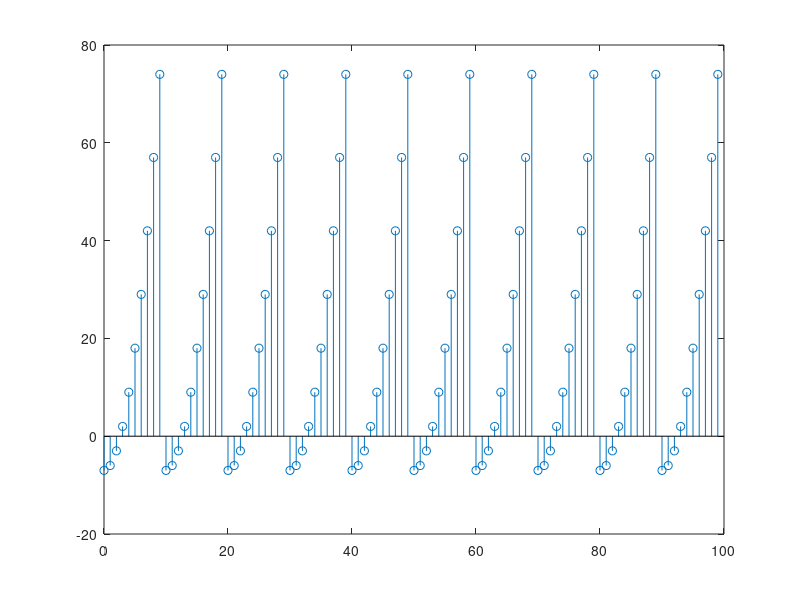

This chart was generated by the following MATLAB code:
n = 0:1:99;
y = zeros(1, 100);

for i = 0:99
    x = i;
    while (x>=10)
        x = x-10;
    end
    
    q = ((x^2) - 7);
    y (i+1) = q;
end
stem(n,y)